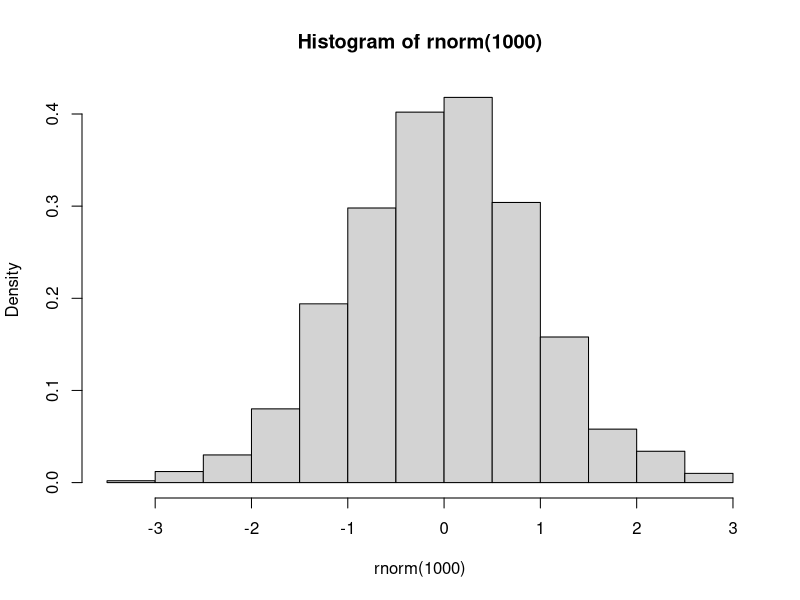

Generate this figure with R:
## ---- chunk 1
knitr::opts_chunk$set(echo = TRUE, warning = FALSE, message = FALSE)
## ---- chunk 2
hist(rnorm(1000), probability = TRUE)
